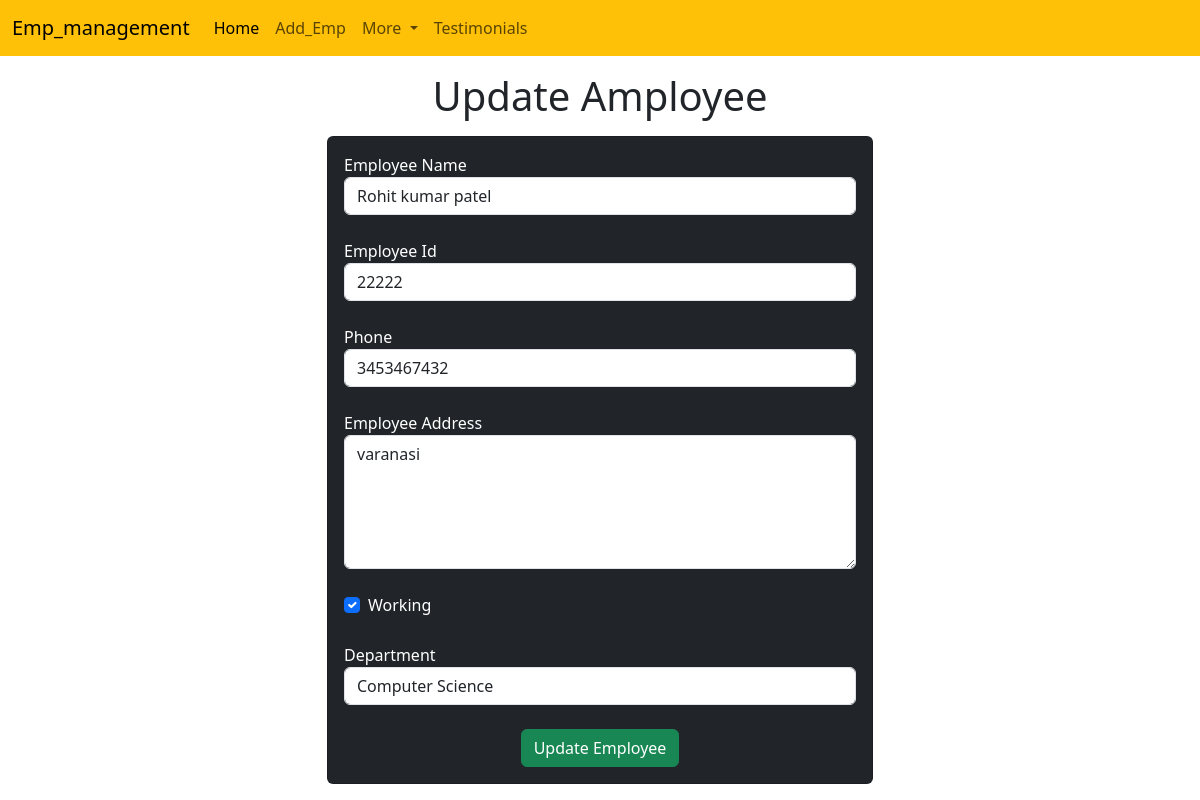
Page /emp/update/13 on the committed database.
### emp/models.py (models this page shows, shortened)
class Emp(models.Model):
	name=models.CharField(max_length=200)
	emp_id=models.CharField(max_length=200)
	phone=models.CharField(max_length=10)
	address=models.CharField(max_length=150)
	working=models.BooleanField(default=True)
	department=models.CharField(max_length=10)

### emp/views.py (the view)
# urls.py: path("update/<int:emp_id>",update_emp),
def update_emp(request,emp_id):
	emp=Emp.objects.get(pk=emp_id)
	return render(request,"emp/update_emp.html",{'emp':emp})

### templates/emp/update_emp.html (shortened to what this page needs)
<!doctype html>
<html lang="en">
  <head>
    <link href="https://cdn.jsdelivr.net/npm/bootstrap@5.3.0-alpha2/dist/css/bootstrap.min.css" rel="stylesheet">
  </head>
  <body>
    {% include 'emp/navbar.html' %}
    <h1 class="text-center my-3">Update Amployee</h1>
<div class="container">
  <div class="row">
   <div class="col-md-6 offset-md-3">
    <div class="card bg-dark text-white" >
      <div class="card-body">
 <form action="/emp/do/{{emp.id}}" method="POST" >
  <div class="md-3">
    <label for=""> Employee Name</label>
  <input
  id="name"
  type="text"
   class="form-control"
   placeholder="Enter Emp Name"
   name="emp_name"
   value="{{emp.name}}">
</div>
 <div class="md-3">
    <label for=""> Employee Id</label>
  <input id="id" name="emp_id" type="text" class="form-control" placeholder="Enter Emp Id" value="{{emp.emp_id}}">
</div>
 <div class="md-3">
    <label for="Phone"> Phone</label>
  <input id="Phone" name ="emp_phone" type="text" class="form-control" placeholder="Enter Emp Phone" value="{{emp.phone}}">
</div>
<div class="md-3">
    <label for="address"> Employee Address</label>
<textarea  name ="emp_address" id="address" type="text"  rows="5" class="form-control">{{emp.address}}</textarea>
</div>
<div class="md-3 form-check">
    <label for="working"> Working </label>
<input {% if emp.working %} checked {% endif %} id = "working" name ="emp_working" type="checkbox" class="form-check-input">
</div>
<div class="md-3">
    <label for="">Department</label>
    <select value="{{emp.department}}"   id="department" name="emp_department"  class="form-control">
      <option value="CSE">Computer Science</option>
     </select>
</div>
 <div class="container text-center">
                    <button class="btn btn-success">
                        Update Employee
                    </button>
                </div>
</form>
      </div>
    </div>
  </div>
</div>
</div>
  </body>
</html>

### rows in the picture
Emp: emp_name "Rohit kumar patel", emp_id "22222", emp_phone "3453467432", emp_address "varanasi", working "☑", emp_department "Computer Science"
